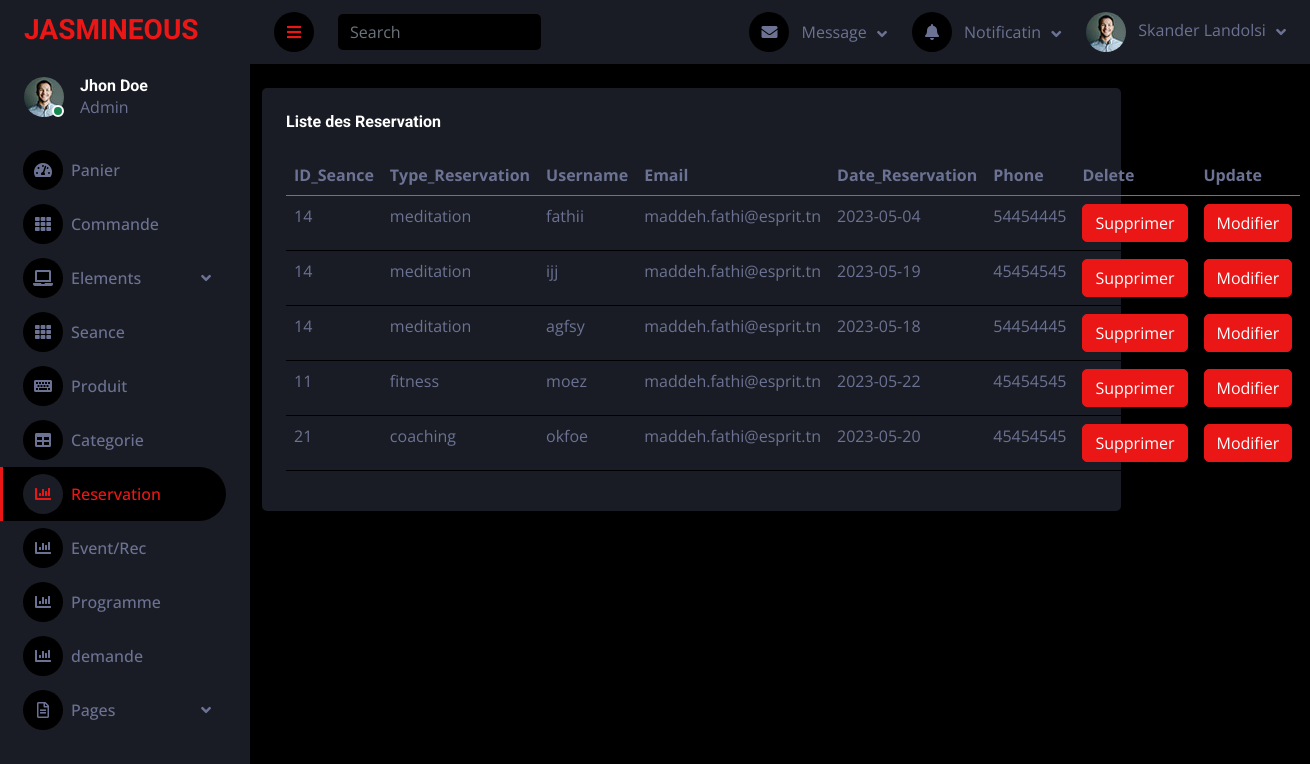
The page /View/Back/Reservation.php (signed in) on the database its author committed.
### tables this page shows
CREATE TABLE `reservation` (
  `id_reservation` int(11) NOT NULL,
  `username` varchar(20) NOT NULL,
  `email` varchar(50) NOT NULL,
  `date_reservation` date NOT NULL,
  `phone` int(11) NOT NULL,
  `type_reservation` varchar(30) NOT NULL,
  `id_seance` int(11) NOT NULL
);

### Controller/ReservationCRUD.php (called while the page is built, shortened)
<?php
	class reservationCRUD
	{
		function Afficherreservation()
		{
			$sql="SELECT * FROM reservation";
			$db=config::getConnexion();
			try
			{
				$liste=$db->query($sql);
				return $liste;
			}
			catch(Exception $e)
			{
				die('Erreur:'. $e->getMessage());
			}
		}
	}
?>

### View/Back/Reservation.php (the view, shortened to what this page needs)
<?php
include_once '../../Controller/ReservationCRUD.php';
	$reservation= new reservationCRUD();
	$listereservation=$reservation->Afficherreservation();
?>
<!DOCTYPE html>
<html lang="en">
<head>
    <link href="https://cdnjs.cloudflare.com/ajax/libs/font-awesome/5.10.0/css/all.min.css" rel="stylesheet">
    <link href="https://cdn.jsdelivr.net/npm/bootstrap-icons@1.4.1/font/bootstrap-icons.css" rel="stylesheet">
    <link href="lib/owlcarousel/assets/owl.carousel.min.css" rel="stylesheet">
    <link href="lib/tempusdominus/css/tempusdominus-bootstrap-4.min.css" rel="stylesheet" />
    <link href="css/bootstrap.min.css" rel="stylesheet">
    <link href="css/style.css" rel="stylesheet">
</head>
<body>
    <div class="container-fluid position-relative d-flex p-0">
                    <div class="sidebar pe-4 pb-3">
            <nav class="navbar bg-secondary navbar-dark">
                <a href="index.html" class="navbar-brand mx-4 mb-3">
                <h3 class="text-primary">JASMINEOUS</h3>
                </a>
                <div class="d-flex align-items-center ms-4 mb-4">
                    <div class="position-relative">
                        <img class="rounded-circle" src="img/user.jpg" alt="" style="width: 40px; height: 40px;">
                        <div class="bg-success rounded-circle border border-2 border-white position-absolute end-0 bottom-0 p-1"></div>
                    </div>
                    <div class="ms-3">
                        <h6 class="mb-0">Jhon Doe</h6>
                        <span>Admin</span>
                    </div>
                </div>
                <div class="navbar-nav w-100">
                <a href="panier.php" class="nav-item nav-link "><i class="fa fa-tachometer-alt me-2"></i>Panier</a>
                <a href="commande.php" class="nav-item nav-link"><i class="fa fa-th me-2"></i>Commande</a>
                    <div class="nav-item dropdown">
                        <a href="#" class="nav-link dropdown-toggle" data-bs-toggle="dropdown"><i class="fa fa-laptop me-2"></i>Elements</a>
                    </div>
                    <a href="Seance.php" class="nav-item nav-link"><i class="fa fa-th me-2"></i>Seance</a>
                    <a href="form.php" class="nav-item nav-link"><i class="fa fa-keyboard me-2"></i>Produit</a>
                    <a href="table.php" class="nav-item nav-link"><i class="fa fa-table me-2"></i>Categorie</a>
                    <a href="Reservation.php" class="nav-item nav-link active"><i class="fa fa-chart-bar me-2"></i>Reservation</a>
                    <a href="evenement.php" class="nav-item nav-link"><i class="fa fa-chart-bar me-2"></i>Event/Rec</a>
                    <a href="programe.php" class="nav-item nav-link "><i class="fa fa-chart-bar me-2"></i>Programme</a>
                    <a href="demande.php" class="nav-item nav-link "><i class="fa fa-chart-bar me-2"></i>demande</a>
                    <div class="nav-item dropdown">
                        <a href="#" class="nav-link dropdown-toggle" data-bs-toggle="dropdown"><i class="far fa-file-alt me-2"></i>Pages</a>
                    </div>
                </div>
            </nav>
        </div>
        <div class="content">
            <nav class="navbar navbar-expand bg-secondary navbar-dark sticky-top px-4 py-0">
                <a href="#" class="sidebar-toggler flex-shrink-0">
                    <i class="fa fa-bars"></i>
                </a>
                <form class="d-none d-md-flex ms-4">
                    <input class="form-control bg-dark border-0" type="search" placeholder="Search">
                </form>
                <div class="navbar-nav align-items-center ms-auto">
                    <div class="nav-item dropdown">
                        <a href="#" class="nav-link dropdown-toggle" data-bs-toggle="dropdown">
                            <i class="fa fa-envelope me-lg-2"></i>
                            <span class="d-none d-lg-inline-flex">Message</span>
                        </a>
                    </div>
                    <div class="nav-item dropdown">
                        <a href="#" class="nav-link dropdown-toggle" data-bs-toggle="dropdown">
                            <i class="fa fa-bell me-lg-2"></i>
                            <span class="d-none d-lg-inline-flex">Notificatin</span>
                        </a>
                    </div>
                    <div class="nav-item dropdown">
                        <a href="#" class="nav-link dropdown-toggle" data-bs-toggle="dropdown">
                            <img class="rounded-circle me-lg-2" src="img/user.jpg" alt="" style="width: 40px; height: 40px;">
                            <span class="d-none d-lg-inline-flex">Skander Landolsi</span>
                        </a>
                    </div>
                </div>
            </nav>
            <div class="container-fluid pt-4 px-7">
                <div class="row g-4">
                    <div class="col-sm-12 col-xl-10">
                        <div class="bg-secondary rounded h-100 p-4">
                            <h6 class="mb-4">Liste des Reservation </h6>
                            <table class="table">
        <thead>
            <tr>
                <th>ID_Seance</th>
                <th>Type_Reservation</th>
                <th>Username</th>
                <th>Email</th>
                <th>Date_Reservation</th>
                <th>Phone </th>
                <th>Delete</th>
                <th>Update</th>
            </tr>
        </thead>
        <tbody>
        <tbody>
            <?php foreach($listereservation as $reservation): ?>
            <tr>
            <td><?php echo $reservation['id_seance']; ?></td>
                <td><?php echo $reservation['type_reservation']; ?></td>
                <td><?php echo $reservation['username']; ?></td>
                <td><?php echo $reservation['email']; ?></td>
                <td><?php echo $reservation['date_reservation']; ?></td>
                <td> <?php echo $reservation['phone']; ?></td>
                <td>
                    <a href="DeleteReservation.php?id_reservation=<?php echo $reservation['id_reservation']; ?>"><button class="btn btn-primary">Supprimer</button></a><center>
                </td>
                    <td>
                    <form method="POST" action="UpdateReservation.php" align="center">
                                                        <a type="submit" name="Modifier" ><button class="btn btn-primary">Modifier</button></a>
                                                    </form>
                </td>
            </tr>
            <?php endforeach; ?>
                                </tbody>
                            </table>
                        </div>
                    </div>
                            </div>
                        </div>
                    </div>
                </div>
</body>
</html>

### View/Back/css/style.css (style rules this page uses)
:root { --primary: #EB1616; --secondary: #191C24; --light: #6C7293; --dark: #000000; }
.btn { transition: .5s; }
.sidebar { position: fixed; top: 0; left: 0; bottom: 0; width: 250px; height: 100vh; overflow-y: auto; background: var(--secondary); transition: 0.5s; z-index: 999; }
.content { margin-left: 250px; min-height: 100vh; background: var(--dark); transition: 0.5s; }
@media (min-width: 992px) { .sidebar { margin-left: 0; } }
@media (min-width: 992px) { .content { width: calc(100% - 250px); } }
.sidebar .navbar .navbar-nav .nav-link { padding: 7px 20px; color: var(--light); font-weight: 500; border-left: 3px solid var(--secondary); border-radius: 0 30px 30px 0; outline: none; }
.sidebar .navbar .navbar-nav .nav-link:hover, .sidebar .navbar .navbar-nav .nav-link.active { color: var(--primary); background: var(--dark); border-color: var(--primary); }
.sidebar .navbar .navbar-nav .nav-link i { width: 40px; height: 40px; display: inline-flex; align-items: center; justify-content: center; background: var(--dark); border-radius: 40px; }
.sidebar .navbar .navbar-nav .nav-link:hover i, .sidebar .navbar .navbar-nav .nav-link.active i { background: var(--secondary); }
.sidebar .navbar .dropdown-toggle::after { position: absolute; top: 15px; right: 15px; border: none; content: "\f107"; font-family: "Font Awesome 5 Free"; font-weight: 900; transition: .5s; }
.content .navbar .navbar-nav .nav-link { margin-left: 25px; padding: 12px 0; color: var(--light); outline: none; }
.content .navbar .sidebar-toggler, .content .navbar .navbar-nav .nav-link i { width: 40px; height: 40px; display: inline-flex; align-items: center; justify-content: center; background: var(--dark); border-radius: 40px; }
.content .navbar .dropdown-toggle::after { margin-left: 6px; vertical-align: middle; border: none; content: "\f107"; font-family: "Font Awesome 5 Free"; font-weight: 900; transition: .5s; }

### rows shown on the page
reservation: id_seance "14", type_reservation "meditation", username "fathii", email "maddeh.fathi@esprit.tn", date_reservation "2023-05-04", phone "54454445"
reservation: id_seance "14", type_reservation "meditation", username "ijj", email "maddeh.fathi@esprit.tn", date_reservation "2023-05-19", phone "45454545"
reservation: id_seance "14", type_reservation "meditation", username "agfsy", email "maddeh.fathi@esprit.tn", date_reservation "2023-05-18", phone "54454445"
reservation: id_seance "11", type_reservation "fitness", username "moez", email "maddeh.fathi@esprit.tn", date_reservation "2023-05-22", phone "45454545"
reservation: id_seance "21", type_reservation "coaching", username "okfoe", email "maddeh.fathi@esprit.tn", date_reservation "2023-05-20", phone "45454545"
